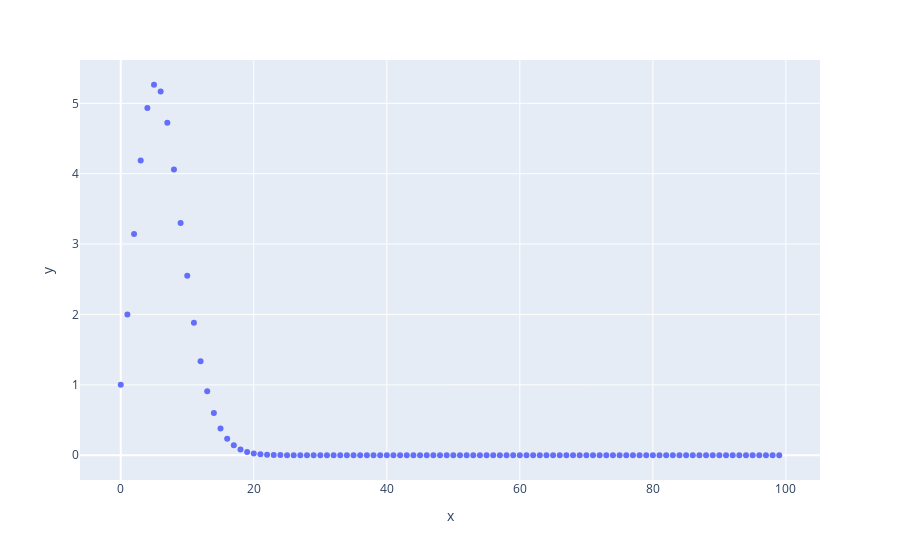

This figure's notebook cell:
### Code cell
import numpy as np
from scipy.special import gamma
import plotly.express as px
import plotly.graph_objects as go

p = np.array([*range(100)])

volume = np.pi ** (p / 2) / gamma(p / 2 + 1)
px.scatter(x=p, y=volume)

### Figure 1 — Plotly figure (JSON) as saved in the notebook; plotly's stock layout.template omitted (floating-point values rounded to 4 significant figures)
{"data": [{"hovertemplate": "x=%{x}<br>y=%{y}<extra></extra>", "legendgroup": "", "marker": {"color": "#636efa", "symbol": "circle"}, "mode": "markers", "name": "", "orientation": "v", "showlegend": false, "type": "scatter", "x": [0, 1, 2, 3, 4, 5, 6, 7, 8, 9, 10, 11, 12, 13, 14, 15, 16, 17, 18, 19, 20, 21, 22, 23, 24, 25, 26, 27, 28, 29, 30, 31, 32, 33, 34, 35, 36, 37, 38, 39, 40, 41, 42, 43, 44, 45, 46, 47, 48, 49, 50, 51, 52, 53, 54, 55, 56, 57, 58, 59, 60, 61, 62, 63, 64, 65, 66, 67, 68, 69, 70, 71, 72, 73, 74, 75, 76, 77, 78, 79, 80, 81, 82, 83, 84, 85, 86, 87, 88, 89, 90, 91, 92, 93, 94, 95, 96, 97, 98, 99], "xaxis": "x", "y": [1, 2, 3.142, 4.189, 4.935, 5.264, 5.168, 4.725, 4.059, 3.299, 2.55, 1.884, 1.335, 0.9106, 0.5993, 0.3814, 0.2353, 0.141, 0.08215, 0.04662, 0.02581, 0.01395, 0.00737, 0.003811, 0.00193, 0.0009577, 0.0004663, 0.0002229, 0.0001046, 4.829e-05, 2.192e-05, 9.787e-06, 4.303e-06, 1.863e-06, 7.952e-07, 3.345e-07, 1.388e-07, 5.681e-08, 2.295e-08, 9.152e-09, 3.605e-09, 1.403e-09, 5.393e-10, 2.049e-10, 7.701e-11, 2.862e-11, 1.052e-11, 3.825e-12, 1.377e-12, 4.905e-13, 1.73e-13, 6.043e-14, 2.091e-14, 7.164e-15, 2.433e-15, 8.185e-16, 2.729e-16, 9.022e-17, 2.957e-17, 9.608e-18, 3.096e-18, 9.896e-19, 3.138e-19, 9.87e-20, 3.081e-20, 9.541e-21, 2.933e-21, 8.947e-22, 2.71e-22, 8.147e-23, 2.432e-23, 7.21e-24, 2.123e-24, 6.206e-25, 1.802e-25, 5.199e-26, 1.49e-26, 4.242e-27, 1.2e-27, 3.374e-28, 9.426e-29, 2.617e-29, 7.223e-30, 1.981e-30, 5.403e-31, 1.465e-31, 3.947e-32, 1.058e-32, 2.818e-33, 7.467e-34, 1.968e-34, 5.156e-35, 1.344e-35, 3.483e-36, 8.982e-37, 2.304e-37, 5.879e-38, 1.492e-38, 3.769e-39, 9.471e-40], "yaxis": "y"}], "layout": {"legend": {"tracegroupgap": 0}, "margin": {"t": 60}, "xaxis": {"anchor": "y", "domain": [0, 1], "title": {"text": "x"}}, "yaxis": {"anchor": "x", "domain": [0, 1], "title": {"text": "y"}}}}
